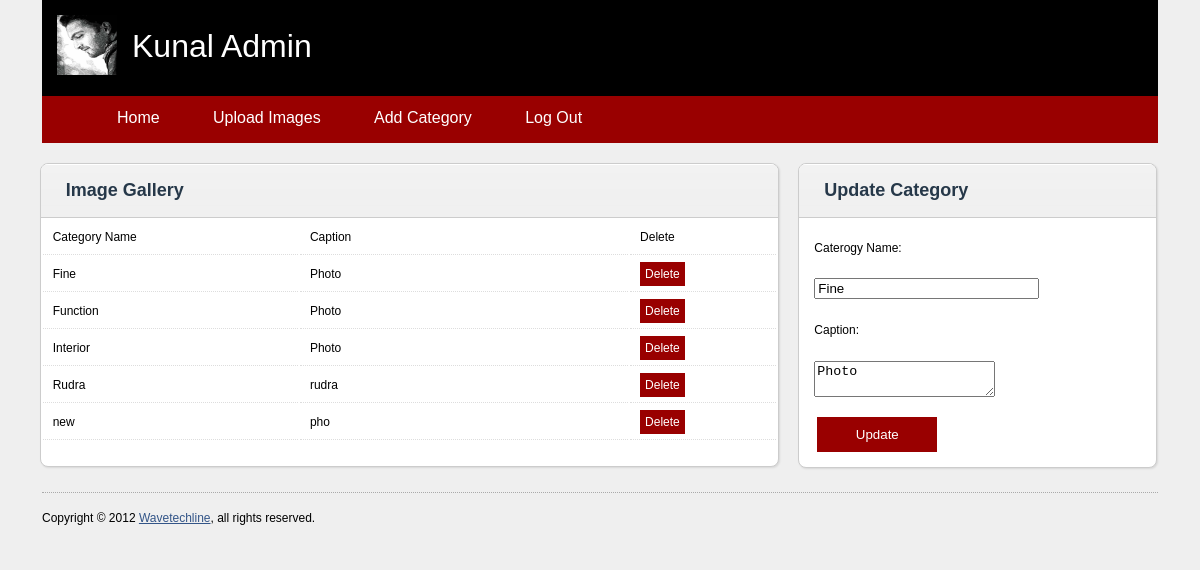
The page /Admin/updatecat.php?id=10 on the database its author committed.
### tables this page shows
CREATE TABLE IF NOT EXISTS `gallery_category` (
  `category_id` int(11) NOT NULL AUTO_INCREMENT,
  `category_name` text NOT NULL,
  `caption` varchar(24) NOT NULL,
  PRIMARY KEY (`category_id`)
);

### Admin/updatecat.php (the view, shortened to what this page needs)
<?php
	$qry="select * from gallery_category";
	$res=mysql_query($qry);
	$id=$_REQUEST['id'];
	$qry_up="select * from gallery_category where category_id=".$id;
	$res_up=mysql_query($qry_up);
	$row_up=mysql_fetch_array($res_up);
?>
<html>
<head>
	<link rel="stylesheet" href="./css/screen.css" type="text/css" media="screen" title="no title" charset="utf-8" />
	<link rel="stylesheet" href="./css/plugin.css" type="text/css" media="screen" title="no title" charset="utf-8" />
	<link rel="stylesheet" href="./css/custom.css" type="text/css" media="screen" title="no title" charset="utf-8" />
</head>
<body>
<div id="wrapper">
	<div id="header">
		<img src="././images/kunal.jpg" width="60" height="60">
		<h1>Kunal Admin</h1>
	</div>
		<?php
		include("header.php");
		?>
	<div id="content" class="xfluid">
		<div id="gallery_wrapper" class="portlet x8">
			<div class="portlet-header">
				<h4>Image Gallery</h4>
			</div>
			<div>
				<div>
				<table>
				<tr>
				<td width="35%">Category Name</td>
				<td width="45%">Caption</td>
				<td width="">Delete</td>
				</tr>
				<?php
				while($row=mysql_fetch_array($res))
				{
					echo "<tr>";
					echo "<td>".$row[1]."</td>";
					echo "<td>".$row[2]."</td>";
					echo "<td class='del'><a href='addcat.php?id1=$row[0]'>Delete</a></td>";
					echo "</tr>";
				}
				?>
				</table>
			</div>
			</div>
		</div>
        <div class="portlet x4">
			<div class="portlet-header">
				<h4>Update Category</h4>
			</div>
        <div class="portlet-content">
        <form action="" method="post">
        <label>Caterogy Name:</label><br /><br />
        <input type="text" name="t1" size="25" value="<?php echo $row_up[1]; ?>"/><br /><br />
        <label>Caption:</label><br /><br />
        <textarea name="t2" rows="2"><?php echo $row_up[2]; ?></textarea></br><br />
        <div class="catb">
        <input type="submit" name="up" value="Update" />
        </div>
        </form>
        </div>
        </div>
        </div>
	</div>
	<div id="footer">
			Copyright &copy; 2012 <a href="javascript:;">Wavetechline</a>, all rights reserved.
	</div>
</body>
</html>

### Admin/css/screen.css (style rules this page uses)
html, body, div, span, object, iframe, h1, h2, h3, h4, h5, h6, p, blockquote, pre, a, abbr, acronym, address, code, sup, del, dfn, em, img, q, dl, dt, dd, ol, ul, li, fieldset, form, label, legend, table, caption, tbody, tfoot, thead, tr, th, td { font-weight: inherit; font-style: inherit; font-size: 100%; font-family: inherit; padding: 0; margin: 0; border: 0; vertical-align: baseline }
h1,h2,h3, h4,h5,h6 { color: #111; margin-bottom: .75em; }
h1 { font-size: 30px; line-height: 1em; }
h4 { font-size: 14px; color: #666; line-height: 1.25; margin-bottom: 1.25em }
img { border: none; }
a { color: #358; text-decoration: underline }
table { width: 100%; border: 0; margin-bottom: 2em; }
table td { vertical-align: top; }
table tbody tr td { background: #FFF; border-bottom: 1px dotted #DDD; }
table tbody td { padding: 10px; }
tr:nth-child(odd) { background-color:#F9F9F9; }
tr:nth-child(even) { background-color:#FFF; }
body { background: #EFEFEF; font: 12px/1.7em arial,sans-serif; }
#wrapper { width: 100%; min-width: 960px; margin: 0 auto 150px; }
#header { background-color:#000000; width: 93%; height: 96px; margin: 0 auto; position: relative; }
#header img { padding:15px 0px 0px 15px; }
#header h1 { overflow: hidden; color:#FFFFFF; font-size: 32px; position: absolute; padding:0px 0px 0px 450px; top: 30px; left: 90px; }
#header h1 { padding:0px 10px 0px 0px; }
.del a { background-color:#900; text-decoration:none; color:#FFF; padding:5px 5px 5px 5px; }
#content { width: 95%; margin: 0 auto; position: relative; z-index: 10; }
#footer { width: 93%; height:20px; border-top: 1px dotted #AAA; clear: both; padding: 15px 0; margin: 0 auto; margin-bottom: 10px; }
.portlet { background: #FFF; margin-bottom: 1.5em; position: relative; border: 1px solid #CCC; -moz-border-radius: 8px; -webkit-border-radius: 8px; border-radius: 8px; -moz-box-shadow: 1px 1px 2px rgba(0,0,0,.10); -webkit-box-shadow: 1px 1px 2px rgba(0,0,0,.10); box-shadow: 1px 1px 2px rgba(0,0,0,.10); }
.portlet-header { background: #F0F0F0 url(../images/portlet-header-bg.png) repeat-x 0 0; color: #444; text-align: left; padding: 15px 0 15px 0; width: 100%; cursor: pointer; position: relative; overflow: hidden; border-bottom: 1px solid #CCC; -webkit-border-top-left-radius: 8px; -webkit-border-top-right-radius: 8px; -moz-border-radius-topleft: 8px; -moz-border-radius-topright: 8px; border-top-left-radius: 8px; border-top-right-radius: 8px; }
.portlet-header h4 { font-size: 18px; font-style: normal; font-weight: bold; color: #263849; padding: 0 0 0 25px; margin: 0; }
.portlet-content { padding: 20px 15px 15px; position: relative; }
.xfluid { width: 96%; }
.x4 { width: 300px; }
.x8 { width: 620px; }
.xfluid .x4 { width: 31.33%; }
.xfluid .x8 { width: 64.67%; }
.x1, .x2, .x3, .x4, .x5, .x6, .x7, .x8, .x9, .x10, .x11, .x12 { margin: 0 10px 1.5em; float: left; }
.xfluid .x1, .xfluid .x2, .xfluid .x3, .xfluid .x4, .xfluid .x5, .xfluid .x6, .xfluid .x7, .xfluid .x8, .xfluid .x9, .xfluid .x10, .xfluid .x11, .xfluid .x12 { margin: 0 .85% 2em; }

### Admin/css/custom.css (style rules this page uses)
#gallery_wrapper { text-align: center; }
.catb { padding:0px 0px 0px 3px; }
.catb input { background-color:#990000; width:120px; height:35px; border:0px; color:#FFFFFF; }

### rows shown on the page
gallery_category: category_name "Fine", caption "Photo", t1 "Fine", t2 "Photo"
gallery_category: category_name "Function", caption "Photo"
gallery_category: category_name "Interior", caption "Photo"
gallery_category: category_name "Rudra", caption "rudra"
gallery_category: category_name "new", caption "pho"
